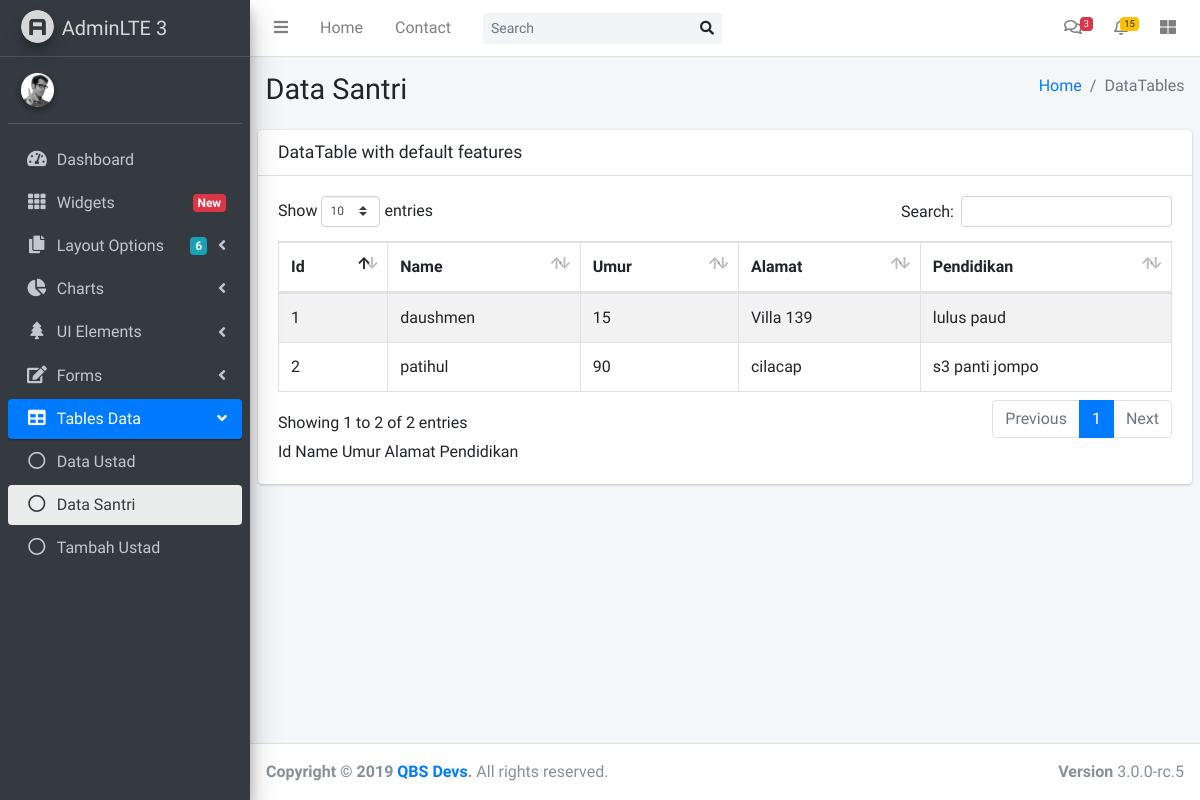
Page /yukngaji/pages/tables/santri.php on the committed database.
### tables this page shows
CREATE TABLE `santri` (
  `id` int(255) NOT NULL,
  `name` varchar(500) NOT NULL,
  `umur` int(100) NOT NULL,
  `alamat` text NOT NULL,
  `pendidikan` text NOT NULL
);

### yukngaji/pages/tables/santri.php (the view, shortened to what this page needs)
<!DOCTYPE html>
<html>
<head>
  <link rel="stylesheet" href="../../plugins/fontawesome-free/css/all.min.css">
  <link rel="stylesheet" href="https://code.ionicframework.com/ionicons/2.0.1/css/ionicons.min.css">
  <link rel="stylesheet" href="../../plugins/datatables-bs4/css/dataTables.bootstrap4.css">
  <link rel="stylesheet" href="../../dist/css/adminlte.min.css">
</head>
<body class="hold-transition sidebar-mini">
<div class="wrapper">
  <nav class="main-header navbar navbar-expand navbar-white navbar-light">
    <ul class="navbar-nav">
      <li class="nav-item">
        <a class="nav-link" data-widget="pushmenu" href="#"><i class="fas fa-bars"></i></a>
      </li>
      <li class="nav-item d-none d-sm-inline-block">
        <a href="../../index3.php" class="nav-link">Home</a>
      </li>
      <li class="nav-item d-none d-sm-inline-block">
        <a href="#" class="nav-link">Contact</a>
      </li>
    </ul>
    <form class="form-inline ml-3">
      <div class="input-group input-group-sm">
        <input class="form-control form-control-navbar" type="search" placeholder="Search" aria-label="Search">
        <div class="input-group-append">
          <button class="btn btn-navbar" type="submit">
            <i class="fas fa-search"></i>
          </button>
        </div>
      </div>
    </form>
    <ul class="navbar-nav ml-auto">
      <li class="nav-item dropdown">
        <a class="nav-link" data-toggle="dropdown" href="#">
          <i class="far fa-comments"></i>
          <span class="badge badge-danger navbar-badge">3</span>
        </a>
      </li>
      <li class="nav-item dropdown">
        <a class="nav-link" data-toggle="dropdown" href="#">
          <span class="badge badge-warning navbar-badge">15</span>
        </a>
      </li>
      <li class="nav-item">
        <a class="nav-link" data-widget="control-sidebar" data-slide="true" href="#">
          <i class="fas fa-th-large"></i>
        </a>
      </li>
    </ul>
  </nav>
  <aside class="main-sidebar sidebar-dark-primary elevation-4">
    <a href="../../index3.php" class="brand-link">
      <img src="../../dist/img/AdminLTELogo.png"
           alt="AdminLTE Logo"
           class="brand-image img-circle elevation-3"
           style="opacity: .8">
      <span class="brand-text font-weight-light">AdminLTE 3</span>
    </a>
    <div class="sidebar">
      <div class="user-panel mt-3 pb-3 mb-3 d-flex">
        <div class="image">
          <img src="../../dist/img/user2-160x160.jpg" class="img-circle elevation-2" alt="User Image">
        </div>
        <div class="info">
        </div>
      </div>
      <nav class="mt-2">
        <ul class="nav nav-pills nav-sidebar flex-column" data-widget="treeview" role="menu" data-accordion="false">
          <li class="nav-item has-treeview">
            <a href="../../dashboard.php" class="nav-link">
              <i class="nav-icon fas fa-tachometer-alt"></i>
              <p>
                Dashboard
              </p>
            </a>
          </li>
          <li class="nav-item">
            <a href="../widgets.html" class="nav-link">
              <i class="nav-icon fas fa-th"></i>
              <p>
                Widgets
                <span class="right badge badge-danger">New</span>
              </p>
            </a>
          </li>
          <li class="nav-item has-treeview">
            <a href="#" class="nav-link">
              <i class="nav-icon fas fa-copy"></i>
              <p>
                Layout Options
                <i class="fas fa-angle-left right"></i>
                <span class="badge badge-info right">6</span>
              </p>
            </a>
          </li>
          <li class="nav-item has-treeview">
            <a href="#" class="nav-link">
              <i class="nav-icon fas fa-chart-pie"></i>
              <p>
                Charts
                <i class="right fas fa-angle-left"></i>
              </p>
            </a>
          </li>
          <li class="nav-item has-treeview">
            <a href="#" class="nav-link">
              <i class="nav-icon fas fa-tree"></i>
              <p>
                UI Elements
                <i class="fas fa-angle-left right"></i>
              </p>
            </a>
          </li>
          <li class="nav-item has-treeview">
            <a href="#" class="nav-link">
              <i class="nav-icon fas fa-edit"></i>
              <p>
                Forms
                <i class="fas fa-angle-left right"></i>
              </p>
            </a>
          </li>
          <li class="nav-item has-treeview menu-open">
            <a href="#" class="nav-link active">
              <i class="nav-icon fas fa-table"></i>
              <p>
                Tables Data
                <i class="fas fa-angle-left right"></i>
              </p>
            </a>
            <ul class="nav nav-treeview">
              <li class="nav-item">
                <a href="../tables/ustad.php" class="nav-link">
                  <i class="far fa-circle nav-icon"></i>
                  <p>Data Ustad</p>
                </a>
              </li>
              <li class="nav-item">
                <a href="../tables/santri.php" class="nav-link active">
                  <i class="far fa-circle nav-icon"></i>
                  <p>Data Santri</p>
                </a>
              </li>
              <li class="nav-item">
                <a href="../tables/createustad.php" class="nav-link">
                  <i class="far fa-circle nav-icon"></i>
                  <p>Tambah Ustad</p>
                </a>
              </li>
            </ul>
          </li>
  </aside>
  <div class="content-wrapper">
    <section class="content-header">
      <div class="container-fluid">
        <div class="row mb-2">
          <div class="col-sm-6">
            <h1>Data Santri</h1>
          </div>
          <div class="col-sm-6">
            <ol class="breadcrumb float-sm-right">
              <li class="breadcrumb-item"><a href="#">Home</a></li>
              <li class="breadcrumb-item active">DataTables</li>
            </ol>
          </div>
        </div>
      </div>
    </section>
    <section class="content">
      <div class="row">
        <div class="col-12">
          <div class="card">
            <div class="card-header">
              <h3 class="card-title">DataTable with default features</h3>
            </div>
            <div class="card-body">
              <table id="example1" class="table table-bordered table-striped">
                <thead>
                <tr>
                  <th>Id</th>
                  <th>Name</th>
                  <th>Umur</th>
                  <th>Alamat</th>
                  <th>Pendidikan</th>
                </tr>
                </thead>
                <tbody>
                <?php
                $conn = mysqli_connect("localhost", "root", "", "yukngaji");
                $sql = "SELECT id, name, umur, alamat, pendidikan FROM santri";
                $result = $conn-> query($sql);
                if($result-> num_rows > 0){
                    while($row = $result-> fetch_assoc()){
                        echo "<tr><td>". $row["id"] ."</td><td>". $row["name"]. "</td><td>". $row["umur"]. "</td><td>". $row["alamat"]. "</td><td>". $row["pendidikan"]. "</td></tr>";
                    }
                    echo "</table>";
                }
                else{
                    echo "0 result";
                }
            ?>
                <tr>
                  <th>Id</th>
                  <th>Name</th>
                  <th>Umur</th>
                  <th>Alamat</th>
                  <th>Pendidikan</th>
                </tr>
            </div>
          </div>
        </div>
      </div>
    </section>
  </div>
  <footer class="main-footer">
    <div class="float-right d-none d-sm-block">
      <b>Version</b> 3.0.0-rc.5
    </div>
    <strong>Copyright &copy; 2019 <a href="#">QBS Devs</a>.</strong> All rights reserved.
  </footer>
</div>
</body>
</html>

### rows in the picture
santri: id "1", name "daushmen", umur "15", alamat "Villa 139", pendidikan "lulus paud"
santri: id "2", name "patihul", umur "90", alamat "cilacap", pendidikan "s3 panti jompo"
